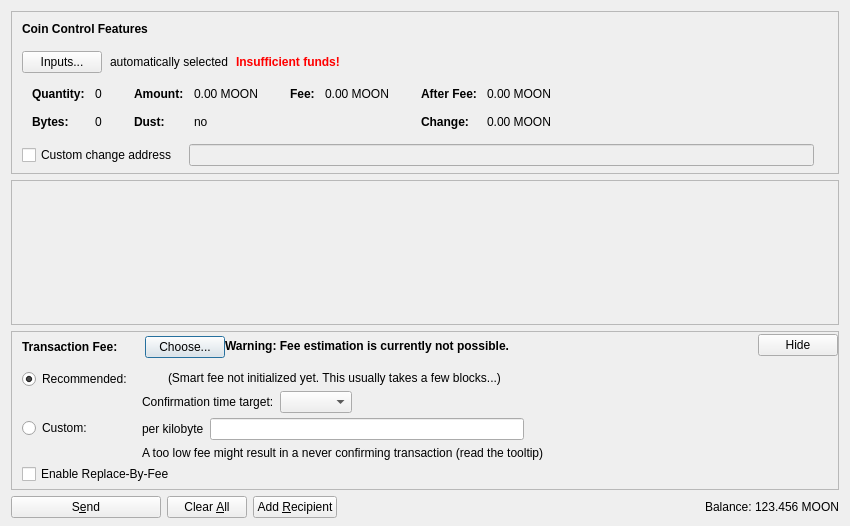
<?xml version="1.0" encoding="UTF-8"?>
<ui version="4.0">
 <class>SendCoinsDialog</class>
 <widget class="QDialog" name="SendCoinsDialog">
  <property name="geometry">
   <rect>
    <x>0</x>
    <y>0</y>
    <width>850</width>
    <height>526</height>
   </rect>
  </property>
  <property name="windowTitle">
   <string>Send Coins</string>
  </property>
  <layout class="QVBoxLayout" name="verticalLayout" stretch="0,1,0,0">
   <property name="bottomMargin">
    <number>8</number>
   </property>
   <item>
    <widget class="QFrame" name="frameCoinControl">
     <property name="sizePolicy">
      <sizepolicy hsizetype="Expanding" vsizetype="Expanding">
       <horstretch>0</horstretch>
       <verstretch>0</verstretch>
      </sizepolicy>
     </property>
     <property name="maximumSize">
      <size>
       <width>16777215</width>
       <height>16777215</height>
      </size>
     </property>
     <property name="frameShape">
      <enum>QFrame::StyledPanel</enum>
     </property>
     <property name="frameShadow">
      <enum>QFrame::Sunken</enum>
     </property>
     <layout class="QVBoxLayout" name="verticalLayoutCoinControl2">
      <property name="spacing">
       <number>0</number>
      </property>
      <property name="leftMargin">
       <number>0</number>
      </property>
      <property name="topMargin">
       <number>0</number>
      </property>
      <property name="rightMargin">
       <number>0</number>
      </property>
      <property name="bottomMargin">
       <number>6</number>
      </property>
      <item>
       <layout class="QVBoxLayout" name="verticalLayoutCoinControl" stretch="0,0,0,0,1">
        <property name="spacing">
         <number>0</number>
        </property>
        <property name="leftMargin">
         <number>10</number>
        </property>
        <property name="topMargin">
         <number>10</number>
        </property>
        <item>
         <layout class="QHBoxLayout" name="horizontalLayoutCoinControl1">
          <property name="bottomMargin">
           <number>15</number>
          </property>
          <item>
           <widget class="QLabel" name="labelCoinControlFeatures">
            <property name="sizePolicy">
             <sizepolicy hsizetype="Preferred" vsizetype="Maximum">
              <horstretch>0</horstretch>
              <verstretch>0</verstretch>
             </sizepolicy>
            </property>
            <property name="font">
             <font>
              <weight>75</weight>
              <bold>true</bold>
             </font>
            </property>
            <property name="styleSheet">
             <string notr="true">font-weight:bold;</string>
            </property>
            <property name="text">
             <string>Coin Control Features</string>
            </property>
           </widget>
          </item>
         </layout>
        </item>
        <item>
         <layout class="QHBoxLayout" name="horizontalLayoutCoinControl2" stretch="0,0,0,0">
          <property name="spacing">
           <number>8</number>
          </property>
          <property name="bottomMargin">
           <number>10</number>
          </property>
          <item>
           <widget class="QPushButton" name="pushButtonCoinControl">
            <property name="styleSheet">
             <string notr="true"/>
            </property>
            <property name="text">
             <string>Inputs...</string>
            </property>
            <property name="autoDefault">
             <bool>false</bool>
            </property>
           </widget>
          </item>
          <item>
           <widget class="QLabel" name="labelCoinControlAutomaticallySelected">
            <property name="text">
             <string>automatically selected</string>
            </property>
            <property name="margin">
             <number>5</number>
            </property>
           </widget>
          </item>
          <item>
           <widget class="QLabel" name="labelCoinControlInsuffFunds">
            <property name="font">
             <font>
              <weight>75</weight>
              <bold>true</bold>
             </font>
            </property>
            <property name="styleSheet">
             <string notr="true">color:red;font-weight:bold;</string>
            </property>
            <property name="text">
             <string>Insufficient funds!</string>
            </property>
            <property name="margin">
             <number>5</number>
            </property>
           </widget>
          </item>
          <item>
           <spacer name="horizontalSpacerCoinControl">
            <property name="orientation">
             <enum>Qt::Horizontal</enum>
            </property>
            <property name="sizeHint" stdset="0">
             <size>
              <width>40</width>
              <height>1</height>
             </size>
            </property>
           </spacer>
          </item>
         </layout>
        </item>
        <item>
         <widget class="QWidget" name="widgetCoinControl" native="true">
          <property name="sizePolicy">
           <sizepolicy hsizetype="Preferred" vsizetype="Preferred">
            <horstretch>0</horstretch>
            <verstretch>0</verstretch>
           </sizepolicy>
          </property>
          <property name="minimumSize">
           <size>
            <width>0</width>
            <height>0</height>
           </size>
          </property>
          <property name="styleSheet">
           <string notr="true"/>
          </property>
          <layout class="QHBoxLayout" name="horizontalLayoutCoinControl5">
           <property name="leftMargin">
            <number>0</number>
           </property>
           <property name="topMargin">
            <number>0</number>
           </property>
           <property name="rightMargin">
            <number>0</number>
           </property>
           <property name="bottomMargin">
            <number>0</number>
           </property>
           <item>
            <layout class="QHBoxLayout" name="horizontalLayoutCoinControl3" stretch="0,0,0,1">
             <property name="spacing">
              <number>20</number>
             </property>
             <property name="topMargin">
              <number>0</number>
             </property>
             <property name="bottomMargin">
              <number>10</number>
             </property>
             <item>
              <layout class="QFormLayout" name="formLayoutCoinControl1">
               <property name="horizontalSpacing">
                <number>10</number>
               </property>
               <property name="verticalSpacing">
                <number>14</number>
               </property>
               <property name="leftMargin">
                <number>10</number>
               </property>
               <property name="topMargin">
                <number>4</number>
               </property>
               <property name="rightMargin">
                <number>6</number>
               </property>
               <item row="0" column="0">
                <widget class="QLabel" name="labelCoinControlQuantityText">
                 <property name="font">
                  <font>
                   <weight>75</weight>
                   <bold>true</bold>
                  </font>
                 </property>
                 <property name="text">
                  <string>Quantity:</string>
                 </property>
                 <property name="margin">
                  <number>0</number>
                 </property>
                </widget>
               </item>
               <item row="0" column="1">
                <widget class="QLabel" name="labelCoinControlQuantity">
                 <property name="cursor">
                  <cursorShape>IBeamCursor</cursorShape>
                 </property>
                 <property name="contextMenuPolicy">
                  <enum>Qt::ActionsContextMenu</enum>
                 </property>
                 <property name="text">
                  <string notr="true">0</string>
                 </property>
                 <property name="margin">
                  <number>0</number>
                 </property>
                 <property name="textInteractionFlags">
                  <set>Qt::LinksAccessibleByMouse|Qt::TextSelectableByKeyboard|Qt::TextSelectableByMouse</set>
                 </property>
                </widget>
               </item>
               <item row="1" column="0">
                <widget class="QLabel" name="labelCoinControlBytesText">
                 <property name="font">
                  <font>
                   <weight>75</weight>
                   <bold>true</bold>
                  </font>
                 </property>
                 <property name="text">
                  <string>Bytes:</string>
                 </property>
                </widget>
               </item>
               <item row="1" column="1">
                <widget class="QLabel" name="labelCoinControlBytes">
                 <property name="cursor">
                  <cursorShape>IBeamCursor</cursorShape>
                 </property>
                 <property name="contextMenuPolicy">
                  <enum>Qt::ActionsContextMenu</enum>
                 </property>
                 <property name="text">
                  <string notr="true">0</string>
                 </property>
                 <property name="textInteractionFlags">
                  <set>Qt::LinksAccessibleByMouse|Qt::TextSelectableByKeyboard|Qt::TextSelectableByMouse</set>
                 </property>
                </widget>
               </item>
              </layout>
             </item>
             <item>
              <layout class="QFormLayout" name="formLayoutCoinControl2">
               <property name="horizontalSpacing">
                <number>10</number>
               </property>
               <property name="verticalSpacing">
                <number>14</number>
               </property>
               <property name="leftMargin">
                <number>6</number>
               </property>
               <property name="topMargin">
                <number>4</number>
               </property>
               <property name="rightMargin">
                <number>6</number>
               </property>
               <item row="0" column="0">
                <widget class="QLabel" name="labelCoinControlAmountText">
                 <property name="font">
                  <font>
                   <weight>75</weight>
                   <bold>true</bold>
                  </font>
                 </property>
                 <property name="text">
                  <string>Amount:</string>
                 </property>
                 <property name="margin">
                  <number>0</number>
                 </property>
                </widget>
               </item>
               <item row="0" column="1">
                <widget class="QLabel" name="labelCoinControlAmount">
                 <property name="cursor">
                  <cursorShape>IBeamCursor</cursorShape>
                 </property>
                 <property name="contextMenuPolicy">
                  <enum>Qt::ActionsContextMenu</enum>
                 </property>
                 <property name="text">
                  <string notr="true">0.00 MOON</string>
                 </property>
                 <property name="textInteractionFlags">
                  <set>Qt::LinksAccessibleByMouse|Qt::TextSelectableByKeyboard|Qt::TextSelectableByMouse</set>
                 </property>
                </widget>
               </item>
               <item row="1" column="0">
                <widget class="QLabel" name="labelCoinControlLowOutputText">
                 <property name="font">
                  <font>
                   <weight>75</weight>
                   <bold>true</bold>
                  </font>
                 </property>
                 <property name="text">
                  <string>Dust:</string>
                 </property>
                </widget>
               </item>
               <item row="1" column="1">
                <widget class="QLabel" name="labelCoinControlLowOutput">
                 <property name="cursor">
                  <cursorShape>IBeamCursor</cursorShape>
                 </property>
                 <property name="contextMenuPolicy">
                  <enum>Qt::ActionsContextMenu</enum>
                 </property>
                 <property name="text">
                  <string notr="true">no</string>
                 </property>
                 <property name="textInteractionFlags">
                  <set>Qt::LinksAccessibleByMouse|Qt::TextSelectableByKeyboard|Qt::TextSelectableByMouse</set>
                 </property>
                </widget>
               </item>
              </layout>
             </item>
             <item>
              <layout class="QFormLayout" name="formLayoutCoinControl3">
               <property name="horizontalSpacing">
                <number>10</number>
               </property>
               <property name="verticalSpacing">
                <number>14</number>
               </property>
               <property name="leftMargin">
                <number>6</number>
               </property>
               <property name="topMargin">
                <number>4</number>
               </property>
               <property name="rightMargin">
                <number>6</number>
               </property>
               <item row="0" column="0">
                <widget class="QLabel" name="labelCoinControlFeeText">
                 <property name="font">
                  <font>
                   <weight>75</weight>
                   <bold>true</bold>
                  </font>
                 </property>
                 <property name="text">
                  <string>Fee:</string>
                 </property>
                 <property name="margin">
                  <number>0</number>
                 </property>
                </widget>
               </item>
               <item row="0" column="1">
                <widget class="QLabel" name="labelCoinControlFee">
                 <property name="cursor">
                  <cursorShape>IBeamCursor</cursorShape>
                 </property>
                 <property name="contextMenuPolicy">
                  <enum>Qt::ActionsContextMenu</enum>
                 </property>
                 <property name="text">
                  <string notr="true">0.00 MOON</string>
                 </property>
                 <property name="textInteractionFlags">
                  <set>Qt::LinksAccessibleByMouse|Qt::TextSelectableByKeyboard|Qt::TextSelectableByMouse</set>
                 </property>
                </widget>
               </item>
              </layout>
             </item>
             <item>
              <layout class="QFormLayout" name="formLayoutCoinControl4">
               <property name="horizontalSpacing">
                <number>10</number>
               </property>
               <property name="verticalSpacing">
                <number>14</number>
               </property>
               <property name="leftMargin">
                <number>6</number>
               </property>
               <property name="topMargin">
                <number>4</number>
               </property>
               <property name="rightMargin">
                <number>6</number>
               </property>
               <item row="0" column="0">
                <widget class="QLabel" name="labelCoinControlAfterFeeText">
                 <property name="font">
                  <font>
                   <weight>75</weight>
                   <bold>true</bold>
                  </font>
                 </property>
                 <property name="text">
                  <string>After Fee:</string>
                 </property>
                 <property name="margin">
                  <number>0</number>
                 </property>
                </widget>
               </item>
               <item row="0" column="1">
                <widget class="QLabel" name="labelCoinControlAfterFee">
                 <property name="cursor">
                  <cursorShape>IBeamCursor</cursorShape>
                 </property>
                 <property name="contextMenuPolicy">
                  <enum>Qt::ActionsContextMenu</enum>
                 </property>
                 <property name="text">
                  <string notr="true">0.00 MOON</string>
                 </property>
                 <property name="textInteractionFlags">
                  <set>Qt::LinksAccessibleByMouse|Qt::TextSelectableByKeyboard|Qt::TextSelectableByMouse</set>
                 </property>
                </widget>
               </item>
               <item row="1" column="0">
                <widget class="QLabel" name="labelCoinControlChangeText">
                 <property name="font">
                  <font>
                   <weight>75</weight>
                   <bold>true</bold>
                  </font>
                 </property>
                 <property name="text">
                  <string>Change:</string>
                 </property>
                </widget>
               </item>
               <item row="1" column="1">
                <widget class="QLabel" name="labelCoinControlChange">
                 <property name="cursor">
                  <cursorShape>IBeamCursor</cursorShape>
                 </property>
                 <property name="contextMenuPolicy">
                  <enum>Qt::ActionsContextMenu</enum>
                 </property>
                 <property name="text">
                  <string notr="true">0.00 MOON</string>
                 </property>
                 <property name="textInteractionFlags">
                  <set>Qt::LinksAccessibleByMouse|Qt::TextSelectableByKeyboard|Qt::TextSelectableByMouse</set>
                 </property>
                </widget>
               </item>
              </layout>
             </item>
            </layout>
           </item>
          </layout>
         </widget>
        </item>
        <item>
         <layout class="QHBoxLayout" name="horizontalLayoutCoinControl4" stretch="0,0,0">
          <property name="spacing">
           <number>12</number>
          </property>
          <property name="sizeConstraint">
           <enum>QLayout::SetDefaultConstraint</enum>
          </property>
          <property name="topMargin">
           <number>5</number>
          </property>
          <property name="rightMargin">
           <number>5</number>
          </property>
          <item>
           <widget class="QCheckBox" name="checkBoxCoinControlChange">
            <property name="toolTip">
             <string>If this is activated, but the change address is empty or invalid, change will be sent to a newly generated address.</string>
            </property>
            <property name="text">
             <string>Custom change address</string>
            </property>
           </widget>
          </item>
          <item>
           <widget class="QValidatedLineEdit" name="lineEditCoinControlChange">
            <property name="enabled">
             <bool>false</bool>
            </property>
            <property name="sizePolicy">
             <sizepolicy hsizetype="Expanding" vsizetype="Fixed">
              <horstretch>0</horstretch>
              <verstretch>0</verstretch>
             </sizepolicy>
            </property>
           </widget>
          </item>
          <item>
           <widget class="QLabel" name="labelCoinControlChangeLabel">
            <property name="sizePolicy">
             <sizepolicy hsizetype="Preferred" vsizetype="Expanding">
              <horstretch>0</horstretch>
              <verstretch>0</verstretch>
             </sizepolicy>
            </property>
            <property name="minimumSize">
             <size>
              <width>0</width>
              <height>0</height>
             </size>
            </property>
            <property name="text">
             <string/>
            </property>
            <property name="margin">
             <number>3</number>
            </property>
           </widget>
          </item>
         </layout>
        </item>
        <item>
         <spacer name="verticalSpacerCoinControl">
          <property name="orientation">
           <enum>Qt::Vertical</enum>
          </property>
          <property name="sizeHint" stdset="0">
           <size>
            <width>800</width>
            <height>1</height>
           </size>
          </property>
         </spacer>
        </item>
       </layout>
      </item>
     </layout>
    </widget>
   </item>
   <item>
    <widget class="QScrollArea" name="scrollArea">
     <property name="widgetResizable">
      <bool>true</bool>
     </property>
     <widget class="QWidget" name="scrollAreaWidgetContents">
      <property name="geometry">
       <rect>
        <x>0</x>
        <y>0</y>
        <width>830</width>
        <height>104</height>
       </rect>
      </property>
      <layout class="QVBoxLayout" name="verticalLayout_2" stretch="0,1">
       <property name="leftMargin">
        <number>0</number>
       </property>
       <property name="topMargin">
        <number>0</number>
       </property>
       <property name="rightMargin">
        <number>0</number>
       </property>
       <property name="bottomMargin">
        <number>0</number>
       </property>
       <item>
        <layout class="QVBoxLayout" name="entries">
         <property name="spacing">
          <number>6</number>
         </property>
        </layout>
       </item>
       <item>
        <spacer name="verticalSpacer">
         <property name="orientation">
          <enum>Qt::Vertical</enum>
         </property>
         <property name="sizeHint" stdset="0">
          <size>
           <width>20</width>
           <height>40</height>
          </size>
         </property>
        </spacer>
       </item>
      </layout>
     </widget>
    </widget>
   </item>
   <item>
    <widget class="QFrame" name="frameFee">
     <property name="sizePolicy">
      <sizepolicy hsizetype="Expanding" vsizetype="Expanding">
       <horstretch>0</horstretch>
       <verstretch>0</verstretch>
      </sizepolicy>
     </property>
     <property name="maximumSize">
      <size>
       <width>16777215</width>
       <height>16777215</height>
      </size>
     </property>
     <property name="frameShape">
      <enum>QFrame::StyledPanel</enum>
     </property>
     <property name="frameShadow">
      <enum>QFrame::Sunken</enum>
     </property>
     <layout class="QVBoxLayout" name="verticalLayoutFee1">
      <property name="spacing">
       <number>0</number>
      </property>
      <property name="leftMargin">
       <number>0</number>
      </property>
      <property name="topMargin">
       <number>0</number>
      </property>
      <property name="rightMargin">
       <number>0</number>
      </property>
      <property name="bottomMargin">
       <number>0</number>
      </property>
      <item>
       <layout class="QVBoxLayout" name="verticalLayoutFee2" stretch="0,0,0">
        <property name="spacing">
         <number>0</number>
        </property>
        <property name="leftMargin">
         <number>10</number>
        </property>
        <property name="topMargin">
         <number>0</number>
        </property>
        <item>
         <layout class="QHBoxLayout" name="horizontalLayoutFee1">
          <property name="bottomMargin">
           <number>0</number>
          </property>
          <item>
           <layout class="QVBoxLayout" name="verticalLayoutFee7">
            <property name="spacing">
             <number>0</number>
            </property>
            <item>
             <spacer name="verticalSpacerSmartFee">
              <property name="orientation">
               <enum>Qt::Vertical</enum>
              </property>
              <property name="sizeType">
               <enum>QSizePolicy::Fixed</enum>
              </property>
              <property name="sizeHint" stdset="0">
               <size>
                <width>1</width>
                <height>4</height>
               </size>
              </property>
             </spacer>
            </item>
            <item>
             <layout class="QHBoxLayout" name="horizontalLayoutSmartFee">
              <property name="spacing">
               <number>10</number>
              </property>
              <item>
               <widget class="QLabel" name="labelFeeHeadline">
                <property name="sizePolicy">
                 <sizepolicy hsizetype="Preferred" vsizetype="Maximum">
                  <horstretch>0</horstretch>
                  <verstretch>0</verstretch>
                 </sizepolicy>
                </property>
                <property name="font">
                 <font>
                  <weight>75</weight>
                  <bold>true</bold>
                 </font>
                </property>
                <property name="styleSheet">
                 <string notr="true">font-weight:bold;</string>
                </property>
                <property name="text">
                 <string>Transaction Fee:</string>
                </property>
               </widget>
              </item>
              <item>
               <widget class="QLabel" name="labelFeeMinimized">
                <property name="text">
                 <string/>
                </property>
               </widget>
              </item>
              <item>
               <widget class="QPushButton" name="buttonChooseFee">
                <property name="text">
                 <string>Choose...</string>
                </property>
               </widget>
              </item>
             </layout>
            </item>
            <item>
             <spacer name="verticalSpacer_5">
              <property name="orientation">
               <enum>Qt::Vertical</enum>
              </property>
              <property name="sizeHint" stdset="0">
               <size>
                <width>1</width>
                <height>1</height>
               </size>
              </property>
             </spacer>
            </item>
           </layout>
          </item>
          <item>
           <widget class="QLabel" name="fallbackFeeWarningLabel">
            <property name="toolTip">
             <string>Using the fallbackfee can result in sending a transaction that will take several hours or days (or never) to confirm. Consider choosing your fee manually or wait until you have validated the complete chain.</string>
            </property>
            <property name="font">
            <font>
                <weight>75</weight>
                <bold>true</bold>
            </font>
            </property>
            <property name="text">
             <string>Warning: Fee estimation is currently not possible.</string>
            </property>
            <property name="wordWrap">
             <bool>false</bool>
            </property>
           </widget>
          </item>
          <item>
           <spacer name="horizontalSpacer_4">
            <property name="orientation">
             <enum>Qt::Horizontal</enum>
            </property>
            <property name="sizeType">
             <enum>QSizePolicy::MinimumExpanding</enum>
            </property>
            <property name="sizeHint" stdset="0">
             <size>
              <width>40</width>
              <height>20</height>
             </size>
            </property>
           </spacer>
          </item>
          <item>
           <widget class="QPushButton" name="buttonMinimizeFee">
            <property name="toolTip">
             <string>collapse fee-settings</string>
            </property>
            <property name="text">
             <string>Hide</string>
            </property>
           </widget>
          </item>
         </layout>
        </item>
        <item>
         <widget class="QFrame" name="frameFeeSelection">
          <layout class="QVBoxLayout" name="verticalLayoutFee12">
           <property name="spacing">
            <number>0</number>
           </property>
           <property name="leftMargin">
            <number>0</number>
           </property>
           <property name="topMargin">
            <number>0</number>
           </property>
           <property name="rightMargin">
            <number>0</number>
           </property>
           <property name="bottomMargin">
            <number>0</number>
           </property>
           <item>
            <layout class="QGridLayout" name="gridLayoutFee">
             <property name="topMargin">
              <number>10</number>
             </property>
             <property name="bottomMargin">
              <number>4</number>
             </property>
             <property name="horizontalSpacing">
              <number>10</number>
             </property>
             <property name="verticalSpacing">
              <number>4</number>
             </property>
             <item row="1" column="1">
              <layout class="QVBoxLayout" name="verticalLayoutFee8">
               <property name="spacing">
                <number>6</number>
               </property>
               <item>
                <layout class="QHBoxLayout" name="horizontalLayoutFee13">
                 <item>
                  <widget class="QLabel" name="labelCustomPerKilobyte">
                   <property name="toolTip">
                    <string>Specify a custom fee per kB (1,000 bytes) of the transaction's virtual size.

Note:  Since the fee is calculated on a per-byte basis, a fee of "100 moontoshis per kB" for a transaction size of 500 bytes (half of 1 kB) would ultimately yield a fee of only 50 moontoshis.</string>
                   </property>
                   <property name="text">
                    <string>per kilobyte</string>
                   </property>
                  </widget>
                 </item>
                 <item>
                  <widget class="MooncoinAmountField" name="customFee"/>
                 </item>
                 <item>
                  <spacer name="horizontalSpacer_6">
                   <property name="orientation">
                    <enum>Qt::Horizontal</enum>
                   </property>
                   <property name="sizeHint" stdset="0">
                    <size>
                     <width>1</width>
                     <height>1</height>
                    </size>
                   </property>
                  </spacer>
                 </item>
                </layout>
               </item>
               <item>
                <layout class="QHBoxLayout" name="horizontalLayoutFee8">
                 <item>
                  <widget class="QLabel" name="labelCustomFeeWarning">
                   <property name="enabled">
                    <bool>true</bool>
                   </property>
                   <property name="toolTip">
                    <string>When there is less transaction volume than space in the blocks, miners as well as relaying nodes may enforce a minimum fee. Paying only this minimum fee is just fine, but be aware that this can result in a never confirming transaction once there is more demand for bitcoin transactions than the network can process.</string>
                   </property>
                   <property name="text">
                    <string>A too low fee might result in a never confirming transaction (read the tooltip)</string>
                   </property>
                  </widget>
                 </item>
                 <item>
                  <spacer name="horizontalSpacer_2">
                   <property name="orientation">
                    <enum>Qt::Horizontal</enum>
                   </property>
                   <property name="sizeHint" stdset="0">
                    <size>
                     <width>1</width>
                     <height>1</height>
                    </size>
                   </property>
                  </spacer>
                 </item>
                </layout>
               </item>
              </layout>
             </item>
             <item row="0" column="0">
              <layout class="QVBoxLayout" name="verticalLayoutFee4" stretch="0,1">
               <item>
                <widget class="QRadioButton" name="radioSmartFee">
                 <property name="text">
                  <string>Recommended:</string>
                 </property>
                 <property name="checked">
                  <bool>true</bool>
                 </property>
                 <attribute name="buttonGroup">
                  <string notr="true">groupFee</string>
                 </attribute>
                </widget>
               </item>
               <item>
                <spacer name="verticalSpacer_2">
                 <property name="orientation">
                  <enum>Qt::Vertical</enum>
                 </property>
                 <property name="sizeHint" stdset="0">
                  <size>
                   <width>1</width>
                   <height>1</height>
                  </size>
                 </property>
                </spacer>
               </item>
              </layout>
             </item>
             <item row="1" column="0">
              <layout class="QVBoxLayout" name="verticalLayoutFee9" stretch="0,1">
               <item>
                <widget class="QRadioButton" name="radioCustomFee">
                 <property name="text">
                  <string>Custom:</string>
                 </property>
                 <attribute name="buttonGroup">
                  <string notr="true">groupFee</string>
                 </attribute>
                </widget>
               </item>
               <item>
                <spacer name="verticalSpacer_6">
                 <property name="orientation">
                  <enum>Qt::Vertical</enum>
                 </property>
                 <property name="sizeHint" stdset="0">
                  <size>
                   <width>1</width>
                   <height>1</height>
                  </size>
                 </property>
                </spacer>
               </item>
              </layout>
             </item>
             <item row="0" column="1">
              <layout class="QVBoxLayout" name="verticalLayoutFee3" stretch="0,0,1">
               <property name="spacing">
                <number>6</number>
               </property>
               <property name="topMargin">
                <number>2</number>
               </property>
               <item>
                <layout class="QHBoxLayout" name="horizontalLayoutFee12">
                 <item>
                  <widget class="QLabel" name="labelSmartFee">
                   <property name="text">
                    <string/>
                   </property>
                  </widget>
                 </item>
                 <item>
                  <widget class="QLabel" name="labelFeeEstimation">
                   <property name="text">
                    <string/>
                   </property>
                  </widget>
                 </item>
                 <item>
                  <widget class="QLabel" name="labelSmartFee2">
                   <property name="text">
                    <string>(Smart fee not initialized yet. This usually takes a few blocks...)</string>
                   </property>
                  </widget>
                 </item>
                 <item>
                  <spacer name="horizontalSpacer_5">
                   <property name="orientation">
                    <enum>Qt::Horizontal</enum>
                   </property>
                   <property name="sizeHint" stdset="0">
                    <size>
                     <width>1</width>
                     <height>1</height>
                    </size>
                   </property>
                  </spacer>
                 </item>
                </layout>
               </item>
               <item>
                <layout class="QHBoxLayout" name="horizontalLayoutFee9">
                 <item>
                  <layout class="QVBoxLayout" name="verticalLayoutFee6">
                   <item>
                    <widget class="QLabel" name="labelSmartFee3">
                     <property name="text">
                      <string>Confirmation time target:</string>
                     </property>
                    </widget>
                   </item>
                  </layout>
                 </item>
                 <item>
                  <layout class="QVBoxLayout" name="verticalLayoutFee5">
                   <property name="rightMargin">
                    <number>30</number>
                   </property>
                   <item>
                    <layout class="QHBoxLayout" name="horizontalLayoutConfTarget">
                     <property name="bottomMargin">
                      <number>0</number>
                     </property>
                     <item>
                      <widget class="QComboBox" name="confTargetSelector"/>
                     </item>
                     <item>
                      <spacer name="horizontalSpacerConfTarget">
                       <property name="orientation">
                        <enum>Qt::Horizontal</enum>
                       </property>
                       <property name="sizeHint" stdset="0">
                        <size>
                         <width>40</width>
                         <height>20</height>
                        </size>
                       </property>
                      </spacer>
                     </item>
                    </layout>
                   </item>
                  </layout>
                 </item>
                </layout>
               </item>
               <item>
                <spacer name="verticalSpacer_4">
                 <property name="orientation">
                  <enum>Qt::Vertical</enum>
                 </property>
                 <property name="sizeHint" stdset="0">
                  <size>
                   <width>1</width>
                   <height>1</height>
                  </size>
                 </property>
                </spacer>
               </item>
              </layout>
             </item>
            </layout>
           </item>
           <item>
            <widget class="QCheckBox" name="optInRBF">
             <property name="text">
              <string>Enable Replace-By-Fee</string>
             </property>
             <property name="toolTip">
              <string>With Replace-By-Fee (BIP-125) you can increase a transaction's fee after it is sent. Without this, a higher fee may be recommended to compensate for increased transaction delay risk.</string>
             </property>
            </widget>
           </item>
          </layout>
         </widget>
        </item>
        <item>
         <spacer name="verticalSpacerFee">
          <property name="orientation">
           <enum>Qt::Vertical</enum>
          </property>
          <property name="sizeHint" stdset="0">
           <size>
            <width>40</width>
            <height>5</height>
           </size>
          </property>
         </spacer>
        </item>
       </layout>
      </item>
     </layout>
    </widget>
   </item>
   <item>
    <layout class="QHBoxLayout" name="horizontalLayout">
     <item>
      <widget class="QPushButton" name="sendButton">
       <property name="minimumSize">
        <size>
         <width>150</width>
         <height>0</height>
        </size>
       </property>
       <property name="toolTip">
        <string>Confirm the send action</string>
       </property>
       <property name="text">
        <string>S&amp;end</string>
       </property>
       <property name="icon">
        <iconset resource="../bitcoin.qrc">
         <normaloff>:/icons/send</normaloff>:/icons/send</iconset>
       </property>
       <property name="autoDefault">
        <bool>false</bool>
       </property>
       <property name="default">
        <bool>false</bool>
       </property>
      </widget>
     </item>
     <item>
      <widget class="QPushButton" name="clearButton">
       <property name="sizePolicy">
        <sizepolicy hsizetype="Minimum" vsizetype="Fixed">
         <horstretch>0</horstretch>
         <verstretch>0</verstretch>
        </sizepolicy>
       </property>
       <property name="toolTip">
        <string>Clear all fields of the form.</string>
       </property>
       <property name="text">
        <string>Clear &amp;All</string>
       </property>
       <property name="icon">
        <iconset resource="../bitcoin.qrc">
         <normaloff>:/icons/remove</normaloff>:/icons/remove</iconset>
       </property>
       <property name="autoDefault">
        <bool>false</bool>
       </property>
      </widget>
     </item>
     <item>
      <widget class="QPushButton" name="addButton">
       <property name="toolTip">
        <string>Send to multiple recipients at once</string>
       </property>
       <property name="text">
        <string>Add &amp;Recipient</string>
       </property>
       <property name="icon">
        <iconset resource="../bitcoin.qrc">
         <normaloff>:/icons/add</normaloff>:/icons/add</iconset>
       </property>
       <property name="autoDefault">
        <bool>false</bool>
       </property>
      </widget>
     </item>
     <item>
      <spacer name="horizontalSpacer">
       <property name="orientation">
        <enum>Qt::Horizontal</enum>
       </property>
       <property name="sizeHint" stdset="0">
        <size>
         <width>40</width>
         <height>20</height>
        </size>
       </property>
      </spacer>
     </item>
     <item>
      <layout class="QHBoxLayout" name="horizontalLayout_2">
       <property name="spacing">
        <number>3</number>
       </property>
       <item>
        <widget class="QLabel" name="label">
         <property name="sizePolicy">
          <sizepolicy hsizetype="Preferred" vsizetype="Fixed">
           <horstretch>0</horstretch>
           <verstretch>0</verstretch>
          </sizepolicy>
         </property>
         <property name="text">
          <string>Balance:</string>
         </property>
        </widget>
       </item>
       <item>
        <widget class="QLabel" name="labelBalance">
         <property name="sizePolicy">
          <sizepolicy hsizetype="Preferred" vsizetype="Fixed">
           <horstretch>0</horstretch>
           <verstretch>0</verstretch>
          </sizepolicy>
         </property>
         <property name="cursor">
          <cursorShape>IBeamCursor</cursorShape>
         </property>
         <property name="text">
          <string notr="true">123.456 MOON</string>
         </property>
         <property name="textInteractionFlags">
          <set>Qt::LinksAccessibleByMouse|Qt::TextSelectableByKeyboard|Qt::TextSelectableByMouse</set>
         </property>
        </widget>
       </item>
      </layout>
     </item>
    </layout>
   </item>
  </layout>
 </widget>
 <customwidgets>
  <customwidget>
   <class>QValidatedLineEdit</class>
   <extends>QLineEdit</extends>
   <header>qt/qvalidatedlineedit.h</header>
  </customwidget>
  <customwidget>
   <class>MooncoinAmountField</class>
   <extends>QLineEdit</extends>
   <header>qt/bitcoinamountfield.h</header>
   <container>1</container>
  </customwidget>
 </customwidgets>
 <resources>
  <include location="../bitcoin.qrc"/>
 </resources>
 <connections/>
 <buttongroups>
  <buttongroup name="groupFee"/>
 </buttongroups>
</ui>
